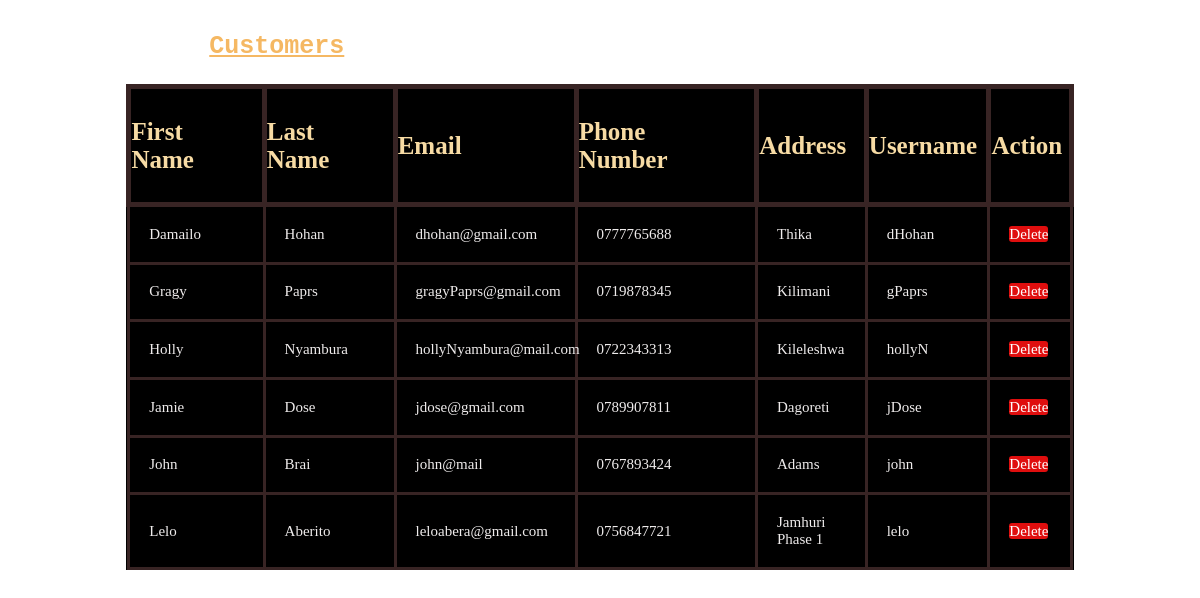
Screenshot of /php/table.php with the database file from the repository.
### tables this page shows
CREATE TABLE `register` (
  `f_name` varchar(30) NOT NULL,
  `l_name` varchar(30) NOT NULL,
  `email` varchar(50) NOT NULL,
  `phone_number` varchar(12) NOT NULL,
  `address` varchar(50) NOT NULL,
  `username` varchar(30) NOT NULL,
  `password` varchar(30) NOT NULL
);

### php/table.php (the view, shortened to what this page needs)
<!DOCTYPE html>
<html lang="en">
<head>
    <link rel="stylesheet" href="../css/table.css?1422585377">
</head>
<body>
    <table>
        <tr>
            <th>First Name</th>
            <th>Last Name</th>
            <th>Email</th>
            <th>Phone Number</th>
            <th>Address</th>
            <th>Username</th>
            <th>Action</th>
        </tr>
        <?php
        include("process_login.php");
        $sql = "SELECT f_name, l_name, email, phone_number, `address`, username FROM register";
        $result = $conn-> query($sql);
        ?>
                <h2>Customers</h2>
        <?php
        if($result-> num_rows > 0 )
        { ?>
            <?php while ($row = $result-> fetch_assoc()) {?>
                <tr>
                    <td><?php echo $row['f_name'];?></td>
                    <td><?php echo $row['l_name'];?></td>
                    <td><?php echo $row['email'];?></td>
                    <td><?php echo $row['phone_number'];?></td>
                    <td><?php echo $row['address'];?></td>
                    <td><?php echo $row['username'];?></td>
                    <td><a href="delete.php?delete=<?php echo $row['username'];?>" class="del-btn">Delete</a></td>
                </tr>
            <?php } ?>
            <?php echo "</table>";?>
        <?php } ?>
</body>
</html>

### css/table.css (style rules this page uses)
body { background-image: url(../images/reg-and-login-bg1.jpg); }
table { text-align: left; width: 80%; border-collapse: collapse; border: 2px solid black; color: cornsilk; margin-left: 10%; background-color: black; }
table th { font-size: large; padding: 3%; padding-left: 0%; text-align: left; border: 5px solid rgb(56, 36, 36); color: rgb(247, 219, 164); font-size: 25px; }
table tr td { border: 3px solid rgb(56, 36, 36); padding: 2%; color: rgba(248, 245, 245, 0.966); font-size: 15px; }
th, td { padding: 2px; }
.del-btn { text-decoration: none; color: white; border-radius: 3px; background: #df0e0e; }
h2 { padding: 2%; margin: 2%; margin-top: 0; margin-bottom: 0; margin-left: 15%; font-family: monospace; color: rgb(245, 184, 99); font-size: 25px; text-decoration: underline; }

### rows the page displays
register: f_name "Damailo", l_name "Hohan", email "dhohan@gmail.com", phone_number "0777765688", address "Thika", username "dHohan"
register: f_name "Gragy", l_name "Paprs", email "gragyPaprs@gmail.com", phone_number "0719878345", address "Kilimani", username "gPaprs"
register: f_name "Holly", l_name "Nyambura", email "hollyNyambura@mail.com", phone_number "0722343313", address "Kileleshwa", username "hollyN"
register: f_name "Jamie", l_name "Dose", email "jdose@gmail.com", phone_number "0789907811", address "Dagoreti", username "jDose"
register: f_name "John", l_name "Brai", email "john@mail", phone_number "0767893424", address "Adams", username "john"
register: f_name "Lelo", l_name "Aberito", email "leloabera@gmail.com", phone_number "0756847721", address "Jamhuri Phase 1", username "lelo"
